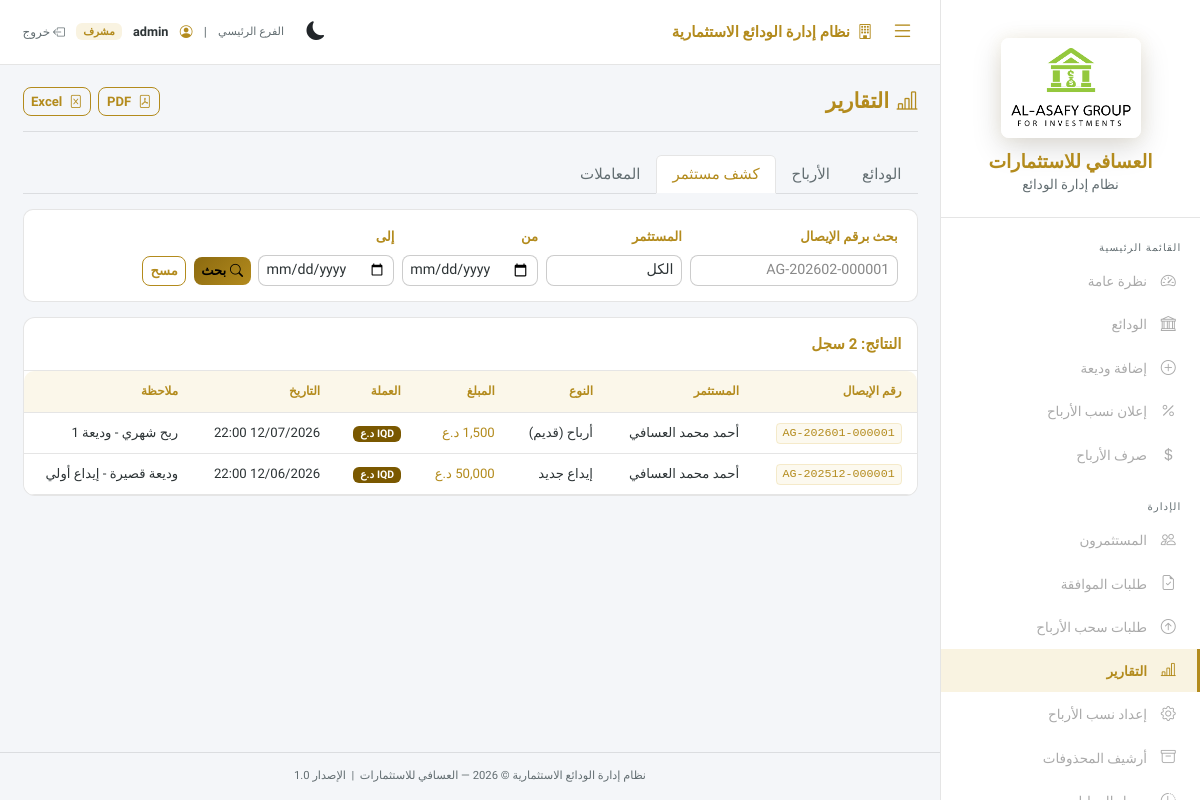
Page /reports.php?report=investor_statement (signed in) on the committed database.
### tables this page shows
CREATE TABLE IF NOT EXISTS `transactions` (
  `id`                  INT UNSIGNED NOT NULL AUTO_INCREMENT,
  `receipt_no`          VARCHAR(30) NOT NULL,
  `investor_id`         INT UNSIGNED NOT NULL,
  `deposit_id`          INT UNSIGNED NULL,
  `type`                ENUM('deposit','profit','withdraw','profit_accrual','profit_payout','withdrawal_payout','principal_refund','deposit_adjustment') NOT NULL,
  `direction`           ENUM('credit','debit','neutral') NOT NULL DEFAULT 'neutral',
  `amount`              DECIMAL(12,2) NOT NULL,
  `currency`            ENUM('IQD','USD') NOT NULL DEFAULT 'IQD',
  `approval_request_id` INT UNSIGNED NULL,
  `date`                DATETIME NOT NULL DEFAULT CURRENT_TIMESTAMP,
  `note`                VARCHAR(255) NULL,
  `created_at`          DATETIME NOT NULL DEFAULT CURRENT_TIMESTAMP,
  PRIMARY KEY (`id`),
  UNIQUE KEY `uq_receipt_no` (`receipt_no`),
  UNIQUE KEY `idx_tx_app_dep_type` (`approval_request_id`, `deposit_id`, `type`),
  KEY `idx_tx_approval_req` (`approval_request_id`),
  CONSTRAINT `fk_tx_investor` FOREIGN KEY (`investor_id`) REFERENCES `investors` (`id`),
  CONSTRAINT `fk_tx_deposit`  FOREIGN KEY (`deposit_id`)  REFERENCES `deposits`  (`id`) ON DELETE SET NULL
);

CREATE TABLE IF NOT EXISTS `investors` (
  `id`            INT UNSIGNED NOT NULL AUTO_INCREMENT,
  `full_name`     VARCHAR(150) NOT NULL,
  `phone`         VARCHAR(30)  NOT NULL,
  `city`          VARCHAR(100) NOT NULL DEFAULT '',
  `address`       VARCHAR(255) NULL,
  `notes`         TEXT NULL,
  `national_id`   VARCHAR(30)  NOT NULL DEFAULT '',
  `contract_path` VARCHAR(255) NULL,
  `id_card_path`  VARCHAR(255) NULL,
  `created_at`    DATETIME     NOT NULL DEFAULT CURRENT_TIMESTAMP,
  `updated_at`    DATETIME     NOT NULL DEFAULT CURRENT_TIMESTAMP ON UPDATE CURRENT_TIMESTAMP,
  PRIMARY KEY (`id`)
);

### public/reports.php (the view, shortened to what this page needs)
<?php
require_once __DIR__ . '/../config/helpers.php';
$pdo = getPDO();
$report = $_GET['report'] ?? 'deposits';
$receiptNo = trim($_GET['receipt_no'] ?? '');
$fDateFrom = $_GET['date_from'] ?? '';
$fDateTo = $_GET['date_to'] ?? '';
$rows = [];
if ($receiptNo) {
    $stmt = $pdo->prepare(
        "SELECT t.*, i.full_name FROM transactions t
         JOIN investors i ON i.id = t.investor_id
         WHERE t.receipt_no LIKE ? ORDER BY t.date DESC"
    );
    $stmt->execute(['%' . $receiptNo . '%']);
    $rows = $stmt->fetchAll();
    $report = 'receipt_search';
} else {
    switch ($report) {
        case 'investor_statement':
            $where = ['1=1'];
            $params = [];
            $stmt = $pdo->prepare(
                "SELECT t.*, i.full_name FROM transactions t
             JOIN investors i ON i.id=t.investor_id
             WHERE " . implode(' AND ', $where) . " ORDER BY t.date DESC"
            );
            $stmt->execute($params);
            $rows = $stmt->fetchAll();
            break;
    }
}
include __DIR__ . '/../includes/header.php';
?>
<div class="layout-wrapper">
    <?php include __DIR__ . '/../includes/sidebar.php'; ?>
    <div class="main-wrapper">
        <?php include __DIR__ . '/../includes/topbar.php'; ?>
        <div class="page-content">
            <div class="page-header">
                <h1 class="page-title"><i class="bi bi-bar-chart-line me-2"></i>التقارير</h1>
                <div class="d-flex gap-2">
                    <a href="/export_pdf.php?<?= htmlspecialchars(http_build_query($_GET)) ?>"
                        class="btn btn-outline-gold btn-sm" target="_blank">
                        <i class="bi bi-file-pdf me-1"></i> PDF
                    </a>
                    <a href="/export_excel.php?<?= htmlspecialchars(http_build_query($_GET)) ?>"
                        class="btn btn-outline-gold btn-sm">
                        <i class="bi bi-file-excel me-1"></i> Excel
                    </a>
                </div>
            </div>
            <form method="get" action="">
                <ul class="nav nav-tabs mb-3" style="border-color:var(--border)">
                    <?php
                    $tabs = ['deposits' => 'الودائع', 'profits' => 'الأرباح', 'investor_statement' => 'كشف مستثمر', 'transactions' => 'المعاملات'];
                    foreach ($tabs as $k => $l):
                        $ac = ($report === $k || ($report === 'receipt_search' && $k === 'transactions')) ? ' active' : '';
                        ?>
                        <li class="nav-item">
                            <a href="?report=<?= $k ?>" class="nav-link<?= $ac ?>"
                                style="<?= $ac ? 'color:var(--gold);border-color:var(--border) var(--border) var(--bg-base)' : 'color:var(--text-muted)' ?>">
                                <?= $l ?>
                            </a>
                        </li>
                    <?php endforeach; ?>
                </ul>
                <div class="filter-bar mb-3">
                    <div class="row g-2 align-items-end">
                        <div class="col-md-3">
                            <label class="form-label">بحث برقم الإيصال</label>
                            <input type="text" name="receipt_no" class="form-control form-control-sm"
                                value="<?= htmlspecialchars($receiptNo) ?>" placeholder="AG-202602-000001">
                        </div>
                        <?php if ($report !== 'receipt_search'): ?>
                            <div class="col-md-2">
                                <label class="form-label">المستثمر</label>
                                <select name="investor_id" class="form-select form-select-sm">
                                    <option value="">الكل</option>
                                </select>
                            </div>
                            <div class="col-md-2">
                                <label class="form-label">من</label>
                                <input type="date" name="date_from" class="form-control form-control-sm"
                                    value="<?= htmlspecialchars($fDateFrom) ?>">
                            </div>
                            <div class="col-md-2">
                                <label class="form-label">إلى</label>
                                <input type="date" name="date_to" class="form-control form-control-sm"
                                    value="<?= htmlspecialchars($fDateTo) ?>">
                            </div>
                        <?php endif; ?>
                        <div class="col-auto">
                            <button type="submit" class="btn btn-gold btn-sm"><i
                                    class="bi bi-search me-1"></i>بحث</button>
                            <a href="reports.php?report=<?= $report ?>" class="btn btn-outline-gold btn-sm ms-1">مسح</a>
                        </div>
                    </div>
                </div>
            </form>
            <div class="table-wrapper">
                <div class="p-3 border-bottom border-gold d-flex justify-content-between">
                    <span class="section-title mb-0">النتائج:
                        <?= count($rows) ?> سجل
                    </span>
                </div>
                <div class="table-responsive">
                    <?php if ($report === 'deposits'): ?>
                        <table class="table table-dark-custom table-hover mb-0">
                            <thead>
                                <tr>
                                    <th>#</th>
                                    <th>المستثمر</th>
                                    <th>النوع</th>
                                    <th>المبلغ</th>
                                    <th>العملة</th>
                                    <th>بداية</th>
                                    <th>نهاية</th>
                                    <th>النسبة</th>
                                    <th>الحالة</th>
                                </tr>
                            </thead>
                            <tbody>
                                <?php foreach ($rows as $r): ?>
                                    <tr>
                                        <td><?= $r['id'] ?></td>
                                        <td><?= htmlspecialchars($r['full_name']) ?></td>
                                        <td><span class="badge <?= typeBadge($r['code']) ?>"><?= htmlspecialchars($r['name_ar']) ?></span></td>
                                        <td class="text-gold"><?= formatMoney($r['amount'], $r['currency'] ?? 'IQD') ?></td>
                                        <td><?= currencyBadge($r['currency'] ?? 'IQD') ?></td>
                                        <td><?= formatDate($r['start_date']) ?></td>
                                        <td><?= formatDate($r['end_date']) ?></td>
                                        <td><?= number_format(($r['min_rate'] ?? 0) * 100, 3) ?>%</td>
                                        <td><span class="badge <?= statusBadge($r['status']) ?>"><?= arabicStatus($r['status']) ?></span></td>
                                    </tr>
                                <?php endforeach; ?>
                                <?php if (!$rows): ?>
                                    <tr>
                                        <td colspan="9" class="text-center text-muted py-3">لا نتائج</td>
                                    </tr>
                                <?php endif; ?>
                            </tbody>
                        </table>
                    <?php else:  ?>
                        <table class="table table-dark-custom table-hover mb-0">
                            <thead>
                                <tr>
                                    <th>رقم الإيصال</th>
                                    <th>المستثمر</th>
                                    <th>النوع</th>
                                    <th>المبلغ</th>
                                    <th>العملة</th>
                                    <th>التاريخ</th>
                                    <th>ملاحظة</th>
                                </tr>
                            </thead>
                            <tbody>
                                <?php foreach ($rows as $r): ?>
                                    <tr>
                                        <td><span class="receipt-no"><?= htmlspecialchars($r['receipt_no']) ?></span></td>
                                        <td><?= htmlspecialchars($r['full_name']) ?></td>
                                        <td>
                                            <?php
                                            echo arabicTxType($r['type']);
                                            ?>
                                        </td>
                                        <td class="text-gold"><?= formatMoney($r['amount'], $r['currency'] ?? 'IQD') ?></td>
                                        <td><?= currencyBadge($r['currency'] ?? 'IQD') ?></td>
                                        <td><?= date('d/m/Y H:i', strtotime($r['date'])) ?></td>
                                        <td style="max-width:200px"><?= htmlspecialchars($r['note'] ?? '—') ?></td>
                                    </tr>
                                <?php endforeach; ?>
                            </tbody>
                        </table>
                    <?php endif; ?>
                </div>
            </div>
        </div>
        <?php include __DIR__ . '/../includes/footer.php'; ?>

### config/helpers.php (shortened to what this page needs)
<?php
function formatMoney(string|float|null $amount, string $currency = 'IQD'): string
{
    $n = (float) $amount;
    return number_format($n, 0) . ' د.ع';
}
function currencyBadge(string $currency): string
{
    return '<span class="badge" style="background:#7a5800;font-size:0.7rem">IQD د.ع</span>';
}
function arabicTxType(string $type): string
{
    return match ($type) {
        'deposit' => 'إيداع جديد',
        'profit_accrual' => 'استحقاق أرباح',
        'profit_payout' => 'صرف أرباح',
        'withdrawal_payout' => 'صرف طلب سحب',
        'principal_refund' => 'إرجاع رأس المال',
        'deposit_adjustment' => 'تسوية رأس المال',
        'deposit_currency_reversal' => 'عكس قيد لتصحيح العملة',
        'deposit_currency_restatement' => 'إثبات قيد بالعملة الصحيحة',
        'profit' => 'أرباح (قديم)',
        'withdraw' => 'سحب (قديم)',
        default => $type,
    };
}

### rows in the picture
transactions: receipt_no "AG-202601-000001", investor.full_name "أحمد محمد العسافي", type "أرباح (قديم)", formatMoney($r['amount'], $r['currency'] ?? 'IQD') "1,500 د.ع", date "12/07/2026 22:00", note "ربح شهري - وديعة 1"
transactions: receipt_no "AG-202512-000001", investor.full_name "أحمد محمد العسافي", type "إيداع جديد", formatMoney($r['amount'], $r['currency'] ?? 'IQD') "50,000 د.ع", date "12/06/2026 22:00", note "وديعة قصيرة - إيداع أولي"

### other values in the picture
$label "نظرة عامة الودائع إضافة وديعة إعلان نسب الأرباح صرف الأرباح المستثمرون طلبات الموافقة طلبات سحب الأرباح التقارير إعداد نسب الأرباح أرشيف المحذوفات"
currentUsername() "admin"
$l "الودائع"
$l "الأرباح"
$l "كشف مستثمر"
$l "المعاملات"
count($rows) "2"
